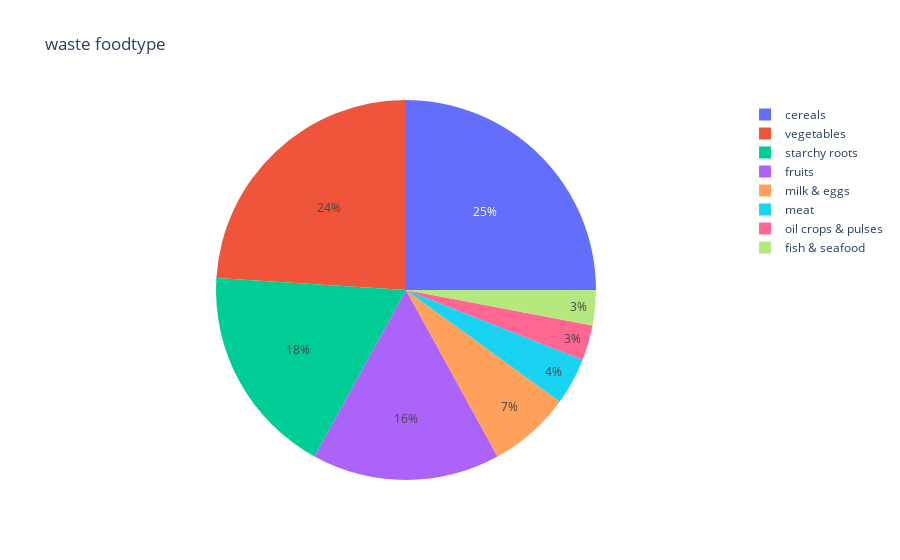

Write notebook code for a chart like this one.
### Code cell
fig = px.pie(most_waste_food_type,names='world_wide',values='percent',title="waste foodtype")
#fig.write_html('../reports/most_wasted_food_type.html',auto_open=True)
fig.show()

### Figure 1 — Plotly figure (JSON) as saved in the notebook; plotly's stock layout.template omitted (floating-point values rounded to 4 significant figures)
{"data": [{"domain": {"x": [0, 1], "y": [0, 1]}, "hovertemplate": "world_wide=%{label}<br>percent=%{value}<extra></extra>", "labels": ["cereals", "starchy roots", "oil crops & pulses", "fruits", "meat", "fish & seafood", "milk & eggs", "vegetables"], "legendgroup": "", "name": "", "showlegend": true, "type": "pie", "values": [0.25, 0.18, 0.03, 0.16, 0.04, 0.03, 0.07, 0.24]}], "layout": {"legend": {"tracegroupgap": 0}, "title": {"text": "waste foodtype"}}}
